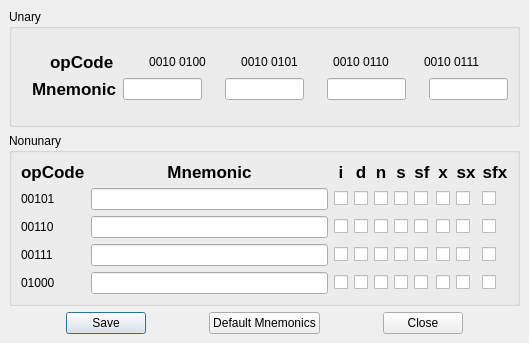
<ui version="4.0" >
 <author></author>
 <comment></comment>
 <exportmacro></exportmacro>
 <class>RedefineMnemonicsDialog</class>
 <widget class="QDialog" name="RedefineMnemonicsDialog" >
  <property name="geometry" >
   <rect>
    <x>0</x>
    <y>0</y>
    <width>529</width>
    <height>343</height>
   </rect>
  </property>
  <property name="windowTitle" >
   <string>Redefine Mnemonics</string>
  </property>
  <property name="sizeGripEnabled" >
   <bool>false</bool>
  </property>
  <property name="modal" >
   <bool>false</bool>
  </property>
  <layout class="QGridLayout" >
   <property name="margin" >
    <number>9</number>
   </property>
   <property name="spacing" >
    <number>6</number>
   </property>
   <item row="0" column="0" >
    <widget class="QGroupBox" name="groupBox" >
     <property name="title" >
      <string>Unary</string>
     </property>
     <layout class="QGridLayout" >
      <property name="margin" >
       <number>9</number>
      </property>
      <property name="spacing" >
       <number>6</number>
      </property>
      <item row="0" column="0" >
       <layout class="QVBoxLayout" >
        <property name="margin" >
         <number>0</number>
        </property>
        <property name="spacing" >
         <number>6</number>
        </property>
        <item>
         <spacer>
          <property name="orientation" >
           <enum>Qt::Vertical</enum>
          </property>
          <property name="sizeHint" >
           <size>
            <width>20</width>
            <height>40</height>
           </size>
          </property>
         </spacer>
        </item>
        <item>
         <layout class="QHBoxLayout" >
          <property name="margin" >
           <number>0</number>
          </property>
          <property name="spacing" >
           <number>6</number>
          </property>
          <item>
           <spacer>
            <property name="orientation" >
             <enum>Qt::Horizontal</enum>
            </property>
            <property name="sizeHint" >
             <size>
              <width>40</width>
              <height>20</height>
             </size>
            </property>
           </spacer>
          </item>
          <item>
           <widget class="QLabel" name="unaryOpCoLabel" >
            <property name="font" >
             <font>
              <family>Lucida Grande</family>
              <pointsize>13</pointsize>
              <weight>75</weight>
              <italic>false</italic>
              <bold>true</bold>
              <underline>false</underline>
              <strikeout>false</strikeout>
             </font>
            </property>
            <property name="text" >
             <string>opCode</string>
            </property>
           </widget>
          </item>
          <item>
           <spacer>
            <property name="orientation" >
             <enum>Qt::Horizontal</enum>
            </property>
            <property name="sizeHint" >
             <size>
              <width>40</width>
              <height>20</height>
             </size>
            </property>
           </spacer>
          </item>
          <item>
           <widget class="QLabel" name="unaryOpCode1Label" >
            <property name="text" >
             <string>0010 0100</string>
            </property>
            <property name="alignment" >
             <set>Qt::AlignCenter</set>
            </property>
           </widget>
          </item>
          <item>
           <spacer>
            <property name="orientation" >
             <enum>Qt::Horizontal</enum>
            </property>
            <property name="sizeHint" >
             <size>
              <width>40</width>
              <height>20</height>
             </size>
            </property>
           </spacer>
          </item>
          <item>
           <widget class="QLabel" name="unaryOpCode2Label" >
            <property name="text" >
             <string>0010 0101</string>
            </property>
            <property name="alignment" >
             <set>Qt::AlignCenter</set>
            </property>
           </widget>
          </item>
          <item>
           <spacer>
            <property name="orientation" >
             <enum>Qt::Horizontal</enum>
            </property>
            <property name="sizeHint" >
             <size>
              <width>40</width>
              <height>20</height>
             </size>
            </property>
           </spacer>
          </item>
          <item>
           <widget class="QLabel" name="unaryOpCode3Label" >
            <property name="text" >
             <string>0010 0110</string>
            </property>
            <property name="alignment" >
             <set>Qt::AlignCenter</set>
            </property>
           </widget>
          </item>
          <item>
           <spacer>
            <property name="orientation" >
             <enum>Qt::Horizontal</enum>
            </property>
            <property name="sizeHint" >
             <size>
              <width>40</width>
              <height>20</height>
             </size>
            </property>
           </spacer>
          </item>
          <item>
           <widget class="QLabel" name="unaryOpCode4Label" >
            <property name="text" >
             <string>0010 0111</string>
            </property>
            <property name="alignment" >
             <set>Qt::AlignCenter</set>
            </property>
           </widget>
          </item>
          <item>
           <spacer>
            <property name="orientation" >
             <enum>Qt::Horizontal</enum>
            </property>
            <property name="sizeHint" >
             <size>
              <width>40</width>
              <height>20</height>
             </size>
            </property>
           </spacer>
          </item>
         </layout>
        </item>
        <item>
         <layout class="QHBoxLayout" >
          <property name="margin" >
           <number>0</number>
          </property>
          <property name="spacing" >
           <number>6</number>
          </property>
          <item>
           <spacer>
            <property name="orientation" >
             <enum>Qt::Horizontal</enum>
            </property>
            <property name="sizeHint" >
             <size>
              <width>40</width>
              <height>20</height>
             </size>
            </property>
           </spacer>
          </item>
          <item>
           <widget class="QLabel" name="unaryMnemonicLabel" >
            <property name="font" >
             <font>
              <family>Lucida Grande</family>
              <pointsize>13</pointsize>
              <weight>75</weight>
              <italic>false</italic>
              <bold>true</bold>
              <underline>false</underline>
              <strikeout>false</strikeout>
             </font>
            </property>
            <property name="text" >
             <string>Mnemonic</string>
            </property>
           </widget>
          </item>
          <item>
           <spacer>
            <property name="orientation" >
             <enum>Qt::Horizontal</enum>
            </property>
            <property name="sizeHint" >
             <size>
              <width>20</width>
              <height>16</height>
             </size>
            </property>
           </spacer>
          </item>
          <item>
           <widget class="QLineEdit" name="unaryMnemonic1LineEdit" />
          </item>
          <item>
           <spacer>
            <property name="orientation" >
             <enum>Qt::Horizontal</enum>
            </property>
            <property name="sizeHint" >
             <size>
              <width>46</width>
              <height>16</height>
             </size>
            </property>
           </spacer>
          </item>
          <item>
           <widget class="QLineEdit" name="unaryMnemonic2LineEdit" />
          </item>
          <item>
           <spacer>
            <property name="orientation" >
             <enum>Qt::Horizontal</enum>
            </property>
            <property name="sizeHint" >
             <size>
              <width>46</width>
              <height>16</height>
             </size>
            </property>
           </spacer>
          </item>
          <item>
           <widget class="QLineEdit" name="unaryMnemonic3LineEdit" />
          </item>
          <item>
           <spacer>
            <property name="orientation" >
             <enum>Qt::Horizontal</enum>
            </property>
            <property name="sizeHint" >
             <size>
              <width>46</width>
              <height>16</height>
             </size>
            </property>
           </spacer>
          </item>
          <item>
           <widget class="QLineEdit" name="unaryMnemonic4LineEdit" />
          </item>
          <item>
           <spacer>
            <property name="orientation" >
             <enum>Qt::Horizontal</enum>
            </property>
            <property name="sizeHint" >
             <size>
              <width>20</width>
              <height>16</height>
             </size>
            </property>
           </spacer>
          </item>
         </layout>
        </item>
        <item>
         <spacer>
          <property name="orientation" >
           <enum>Qt::Vertical</enum>
          </property>
          <property name="sizeHint" >
           <size>
            <width>20</width>
            <height>40</height>
           </size>
          </property>
         </spacer>
        </item>
       </layout>
      </item>
     </layout>
    </widget>
   </item>
   <item row="2" column="0" >
    <layout class="QHBoxLayout" >
     <property name="margin" >
      <number>0</number>
     </property>
     <property name="spacing" >
      <number>6</number>
     </property>
     <item>
      <spacer>
       <property name="orientation" >
        <enum>Qt::Horizontal</enum>
       </property>
       <property name="sizeHint" >
        <size>
         <width>40</width>
         <height>20</height>
        </size>
       </property>
      </spacer>
     </item>
     <item>
      <widget class="QPushButton" name="saveButton" >
       <property name="text" >
        <string>Save</string>
       </property>
       <property name="default" >
        <bool>true</bool>
       </property>
      </widget>
     </item>
     <item>
      <spacer>
       <property name="orientation" >
        <enum>Qt::Horizontal</enum>
       </property>
       <property name="sizeHint" >
        <size>
         <width>40</width>
         <height>20</height>
        </size>
       </property>
      </spacer>
     </item>
     <item>
      <widget class="QPushButton" name="defaultMnemonicsButton" >
       <property name="text" >
        <string>Default Mnemonics</string>
       </property>
      </widget>
     </item>
     <item>
      <spacer>
       <property name="orientation" >
        <enum>Qt::Horizontal</enum>
       </property>
       <property name="sizeHint" >
        <size>
         <width>40</width>
         <height>20</height>
        </size>
       </property>
      </spacer>
     </item>
     <item>
      <widget class="QPushButton" name="closeButton" >
       <property name="text" >
        <string>Close</string>
       </property>
      </widget>
     </item>
     <item>
      <spacer>
       <property name="orientation" >
        <enum>Qt::Horizontal</enum>
       </property>
       <property name="sizeHint" >
        <size>
         <width>40</width>
         <height>20</height>
        </size>
       </property>
      </spacer>
     </item>
    </layout>
   </item>
   <item row="1" column="0" >
    <widget class="QGroupBox" name="groupBox_2" >
     <property name="title" >
      <string>Nonunary</string>
     </property>
     <layout class="QGridLayout" >
      <property name="margin" >
       <number>9</number>
      </property>
      <property name="spacing" >
       <number>6</number>
      </property>
      <item row="2" column="6" >
       <widget class="QCheckBox" name="mnemon2sfCheckBox" >
        <property name="text" >
         <string/>
        </property>
       </widget>
      </item>
      <item row="1" column="8" >
       <widget class="QCheckBox" name="mnemon1sxCheckBox" >
        <property name="text" >
         <string/>
        </property>
       </widget>
      </item>
      <item row="0" column="5" >
       <widget class="QLabel" name="sLabel" >
        <property name="font" >
         <font>
          <family>Lucida Grande</family>
          <pointsize>13</pointsize>
          <weight>75</weight>
          <italic>false</italic>
          <bold>true</bold>
          <underline>false</underline>
          <strikeout>false</strikeout>
         </font>
        </property>
        <property name="text" >
         <string>s</string>
        </property>
        <property name="alignment" >
         <set>Qt::AlignCenter</set>
        </property>
       </widget>
      </item>
      <item row="3" column="0" >
       <widget class="QLabel" name="nonunaryOpCode3Label" >
        <property name="text" >
         <string>00111</string>
        </property>
       </widget>
      </item>
      <item row="0" column="8" >
       <widget class="QLabel" name="sxLabel" >
        <property name="font" >
         <font>
          <family>Lucida Grande</family>
          <pointsize>13</pointsize>
          <weight>75</weight>
          <italic>false</italic>
          <bold>true</bold>
          <underline>false</underline>
          <strikeout>false</strikeout>
         </font>
        </property>
        <property name="text" >
         <string>sx</string>
        </property>
        <property name="alignment" >
         <set>Qt::AlignCenter</set>
        </property>
       </widget>
      </item>
      <item row="0" column="2" >
       <widget class="QLabel" name="iLabel" >
        <property name="font" >
         <font>
          <family>Lucida Grande</family>
          <pointsize>13</pointsize>
          <weight>75</weight>
          <italic>false</italic>
          <bold>true</bold>
          <underline>false</underline>
          <strikeout>false</strikeout>
         </font>
        </property>
        <property name="text" >
         <string>i</string>
        </property>
        <property name="alignment" >
         <set>Qt::AlignCenter</set>
        </property>
       </widget>
      </item>
      <item row="2" column="9" >
       <widget class="QCheckBox" name="mnemon2sfxCheckBox" >
        <property name="text" >
         <string/>
        </property>
       </widget>
      </item>
      <item row="2" column="1" >
       <widget class="QLineEdit" name="nonunaryMnemonic2LineEdit" />
      </item>
      <item row="0" column="3" >
       <widget class="QLabel" name="dLabel" >
        <property name="font" >
         <font>
          <family>Lucida Grande</family>
          <pointsize>13</pointsize>
          <weight>75</weight>
          <italic>false</italic>
          <bold>true</bold>
          <underline>false</underline>
          <strikeout>false</strikeout>
         </font>
        </property>
        <property name="text" >
         <string>d</string>
        </property>
        <property name="alignment" >
         <set>Qt::AlignCenter</set>
        </property>
       </widget>
      </item>
      <item row="3" column="8" >
       <widget class="QCheckBox" name="mnemon3sxCheckBox" >
        <property name="text" >
         <string/>
        </property>
       </widget>
      </item>
      <item row="3" column="2" >
       <widget class="QCheckBox" name="mnemon3iCheckBox" >
        <property name="text" >
         <string/>
        </property>
       </widget>
      </item>
      <item row="4" column="8" >
       <widget class="QCheckBox" name="mnemon4sxCheckBox" >
        <property name="text" >
         <string/>
        </property>
       </widget>
      </item>
      <item row="4" column="0" >
       <widget class="QLabel" name="nonunaryOpCode4Label" >
        <property name="text" >
         <string>01000</string>
        </property>
       </widget>
      </item>
      <item row="4" column="2" >
       <widget class="QCheckBox" name="mnemon4iCheckBox" >
        <property name="text" >
         <string/>
        </property>
       </widget>
      </item>
      <item row="1" column="2" >
       <widget class="QCheckBox" name="mnemon1iCheckBox" >
        <property name="text" >
         <string/>
        </property>
       </widget>
      </item>
      <item row="1" column="0" >
       <widget class="QLabel" name="nonunaryOpCode1Label" >
        <property name="text" >
         <string>00101</string>
        </property>
       </widget>
      </item>
      <item row="3" column="1" >
       <widget class="QLineEdit" name="nonunaryMnemonic3LineEdit" />
      </item>
      <item row="1" column="9" >
       <widget class="QCheckBox" name="mnemon1sfxCheckBox" >
        <property name="text" >
         <string/>
        </property>
       </widget>
      </item>
      <item row="2" column="4" >
       <widget class="QCheckBox" name="mnemon2nCheckBox" >
        <property name="text" >
         <string/>
        </property>
       </widget>
      </item>
      <item row="2" column="8" >
       <widget class="QCheckBox" name="mnemon2sxCheckBox" >
        <property name="text" >
         <string/>
        </property>
       </widget>
      </item>
      <item row="3" column="5" >
       <widget class="QCheckBox" name="mnemon3sCheckBox" >
        <property name="text" >
         <string/>
        </property>
       </widget>
      </item>
      <item row="4" column="6" >
       <widget class="QCheckBox" name="mnemon4sfCheckBox" >
        <property name="text" >
         <string/>
        </property>
       </widget>
      </item>
      <item row="1" column="7" >
       <widget class="QCheckBox" name="mnemon1xCheckBox" >
        <property name="text" >
         <string/>
        </property>
       </widget>
      </item>
      <item row="1" column="5" >
       <widget class="QCheckBox" name="mnemon1sCheckBox" >
        <property name="text" >
         <string/>
        </property>
       </widget>
      </item>
      <item row="4" column="3" >
       <widget class="QCheckBox" name="mnemon4dCheckBox" >
        <property name="text" >
         <string/>
        </property>
       </widget>
      </item>
      <item row="4" column="5" >
       <widget class="QCheckBox" name="mnemon4sCheckBox" >
        <property name="text" >
         <string/>
        </property>
       </widget>
      </item>
      <item row="1" column="3" >
       <widget class="QCheckBox" name="mnemon1dCheckBox" >
        <property name="text" >
         <string/>
        </property>
       </widget>
      </item>
      <item row="2" column="5" >
       <widget class="QCheckBox" name="mnemon2sCheckBox" >
        <property name="text" >
         <string/>
        </property>
       </widget>
      </item>
      <item row="3" column="3" >
       <widget class="QCheckBox" name="mnemon3dCheckBox" >
        <property name="text" >
         <string/>
        </property>
       </widget>
      </item>
      <item row="3" column="4" >
       <widget class="QCheckBox" name="mnemon3nCheckBox" >
        <property name="text" >
         <string/>
        </property>
       </widget>
      </item>
      <item row="3" column="6" >
       <widget class="QCheckBox" name="mnemon3sfCheckBox" >
        <property name="text" >
         <string/>
        </property>
       </widget>
      </item>
      <item row="0" column="4" >
       <widget class="QLabel" name="nLabel" >
        <property name="font" >
         <font>
          <family>Lucida Grande</family>
          <pointsize>13</pointsize>
          <weight>75</weight>
          <italic>false</italic>
          <bold>true</bold>
          <underline>false</underline>
          <strikeout>false</strikeout>
         </font>
        </property>
        <property name="text" >
         <string>n</string>
        </property>
        <property name="alignment" >
         <set>Qt::AlignCenter</set>
        </property>
       </widget>
      </item>
      <item row="2" column="2" >
       <widget class="QCheckBox" name="mnemon2iCheckBox" >
        <property name="text" >
         <string/>
        </property>
       </widget>
      </item>
      <item row="0" column="1" >
       <widget class="QLabel" name="nonunaryMnemonicLabe" >
        <property name="font" >
         <font>
          <family>Lucida Grande</family>
          <pointsize>13</pointsize>
          <weight>75</weight>
          <italic>false</italic>
          <bold>true</bold>
          <underline>false</underline>
          <strikeout>false</strikeout>
         </font>
        </property>
        <property name="text" >
         <string>Mnemonic</string>
        </property>
        <property name="alignment" >
         <set>Qt::AlignCenter</set>
        </property>
       </widget>
      </item>
      <item row="3" column="9" >
       <widget class="QCheckBox" name="mnemon3sfxCheckBox" >
        <property name="text" >
         <string/>
        </property>
       </widget>
      </item>
      <item row="1" column="6" >
       <widget class="QCheckBox" name="mnemon1sfCheckBox" >
        <property name="text" >
         <string/>
        </property>
       </widget>
      </item>
      <item row="0" column="7" >
       <widget class="QLabel" name="xLabel" >
        <property name="font" >
         <font>
          <family>Lucida Grande</family>
          <pointsize>13</pointsize>
          <weight>75</weight>
          <italic>false</italic>
          <bold>true</bold>
          <underline>false</underline>
          <strikeout>false</strikeout>
         </font>
        </property>
        <property name="text" >
         <string>x</string>
        </property>
        <property name="alignment" >
         <set>Qt::AlignCenter</set>
        </property>
       </widget>
      </item>
      <item row="4" column="1" >
       <widget class="QLineEdit" name="nonunaryMnemonic4LineEdit" />
      </item>
      <item row="1" column="4" >
       <widget class="QCheckBox" name="mnemon1nCheckBox" >
        <property name="text" >
         <string/>
        </property>
       </widget>
      </item>
      <item row="1" column="1" >
       <widget class="QLineEdit" name="nonunaryMnemonic1LineEdit" />
      </item>
      <item row="2" column="3" >
       <widget class="QCheckBox" name="mnemon2dCheckBox" >
        <property name="text" >
         <string/>
        </property>
       </widget>
      </item>
      <item row="3" column="7" >
       <widget class="QCheckBox" name="mnemon3xCheckBox" >
        <property name="text" >
         <string/>
        </property>
       </widget>
      </item>
      <item row="2" column="7" >
       <widget class="QCheckBox" name="mnemon2xCheckBox" >
        <property name="text" >
         <string/>
        </property>
       </widget>
      </item>
      <item row="4" column="9" >
       <widget class="QCheckBox" name="mnemon4sfxCheckBox" >
        <property name="text" >
         <string/>
        </property>
       </widget>
      </item>
      <item row="0" column="9" >
       <widget class="QLabel" name="sfxLabel" >
        <property name="font" >
         <font>
          <family>Lucida Grande</family>
          <pointsize>13</pointsize>
          <weight>75</weight>
          <italic>false</italic>
          <bold>true</bold>
          <underline>false</underline>
          <strikeout>false</strikeout>
         </font>
        </property>
        <property name="text" >
         <string>sfx</string>
        </property>
        <property name="alignment" >
         <set>Qt::AlignCenter</set>
        </property>
       </widget>
      </item>
      <item row="2" column="0" >
       <widget class="QLabel" name="nonunaryOpCode2Label" >
        <property name="text" >
         <string>00110</string>
        </property>
       </widget>
      </item>
      <item row="4" column="4" >
       <widget class="QCheckBox" name="mnemon4nCheckBox" >
        <property name="text" >
         <string/>
        </property>
       </widget>
      </item>
      <item row="0" column="0" >
       <widget class="QLabel" name="nonunaryOpCodeLabel" >
        <property name="font" >
         <font>
          <family>Lucida Grande</family>
          <pointsize>13</pointsize>
          <weight>75</weight>
          <italic>false</italic>
          <bold>true</bold>
          <underline>false</underline>
          <strikeout>false</strikeout>
         </font>
        </property>
        <property name="text" >
         <string>opCode</string>
        </property>
       </widget>
      </item>
      <item row="4" column="7" >
       <widget class="QCheckBox" name="mnemon4xCheckBox" >
        <property name="text" >
         <string/>
        </property>
       </widget>
      </item>
      <item row="0" column="6" >
       <widget class="QLabel" name="sfLabel" >
        <property name="font" >
         <font>
          <family>Lucida Grande</family>
          <pointsize>13</pointsize>
          <weight>75</weight>
          <italic>false</italic>
          <bold>true</bold>
          <underline>false</underline>
          <strikeout>false</strikeout>
         </font>
        </property>
        <property name="text" >
         <string>sf</string>
        </property>
        <property name="alignment" >
         <set>Qt::AlignCenter</set>
        </property>
       </widget>
      </item>
     </layout>
    </widget>
   </item>
  </layout>
 </widget>
 <pixmapfunction></pixmapfunction>
 <resources/>
 <connections/>
</ui>
